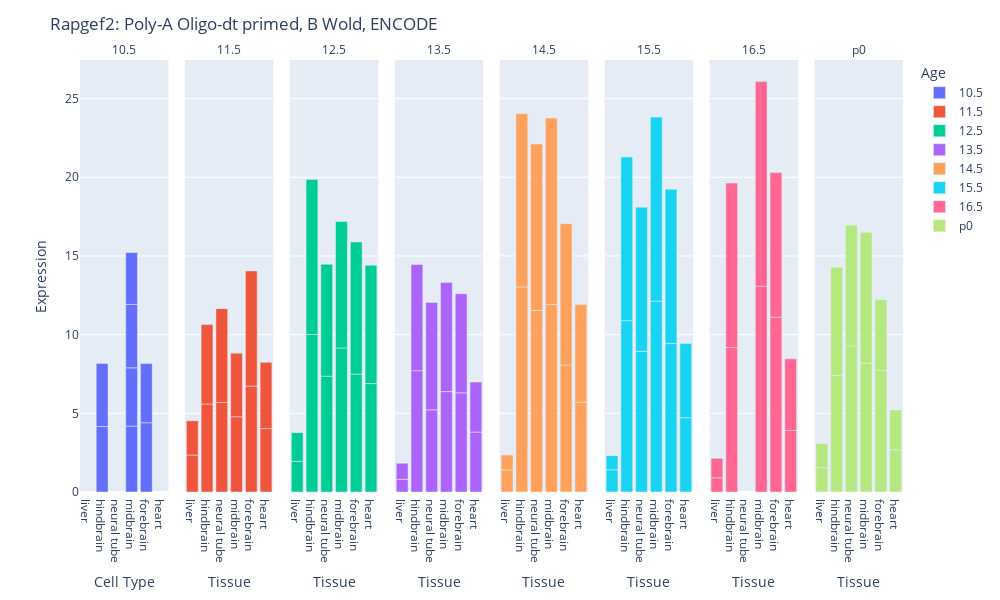
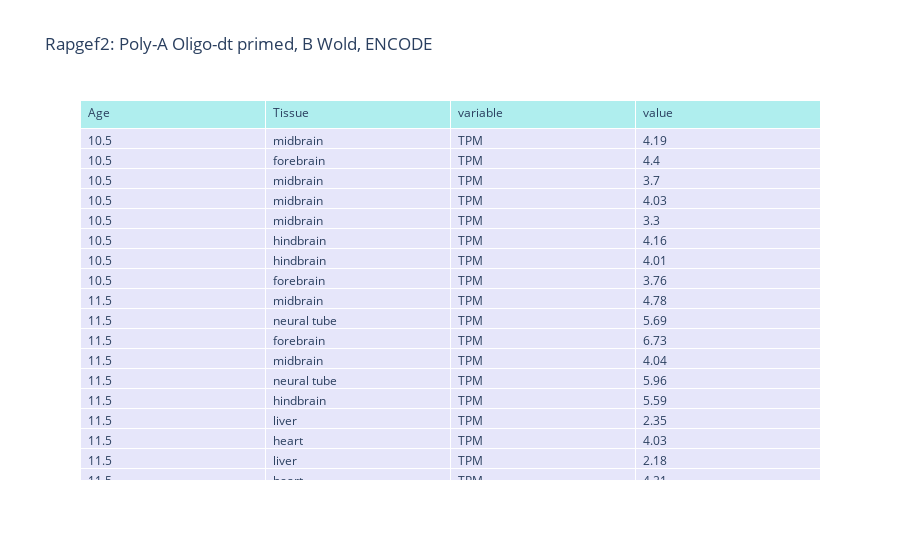

Here is the notebook cell these charts were saved with, in order:
### Code cell
import plotly.express as px
import plotly.graph_objects as go
fig = px.bar(TPM, x="Tissue", y="value", color = "Age", 
                    facet_col = "Age",
             #facet_wrap = 4,
                    width=1000, height=600,
                    #hover_name = "cluster_label",
                    #hover_data = ["higher_cluster", "Cell_Type", "Expression"]
                    )
for a in fig.layout.annotations:
    a.text = a.text.split("=")[1]
fig.update_yaxes(title_text='')
fig.update_layout(
    title="Rapgef2: Poly-A Oligo-dt primed, B Wold, ENCODE",
    xaxis_title="Cell Type",
    yaxis_title="Expression",
xaxis={'categoryorder':'total descending'})

#fig.update_layout(barmode='stack', xaxis={'categoryorder':'category ascending'})


fig.show()

            ## print table
fig2 = go.Figure(data=[go.Table(
    header=dict(values=list(TPM.columns),
                fill_color='paleturquoise',
                align='left'),
    cells=dict(values=[TPM.Age,TPM.Tissue, TPM.variable, TPM.value],
               fill_color='lavender',
               align='left'))
])


fig2.update_layout(title="Rapgef2: Poly-A Oligo-dt primed, B Wold, ENCODE")
fig2.show()

### Figure 1 — Plotly figure (JSON) as saved in the notebook; plotly's stock layout.template omitted (floating-point values rounded to 4 significant figures)
{"data": [{"alignmentgroup": "True", "hovertemplate": "Age=10.5<br>Tissue=%{x}<br>value=%{y}<extra></extra>", "legendgroup": "10.5", "marker": {"color": "#636efa"}, "name": "10.5", "offsetgroup": "10.5", "orientation": "v", "showlegend": true, "textposition": "auto", "type": "bar", "x": ["midbrain", "forebrain", "midbrain", "midbrain", "midbrain", "hindbrain", "hindbrain", "forebrain"], "xaxis": "x", "y": [4.19, 4.4, 3.7, 4.03, 3.3, 4.16, 4.01, 3.76], "yaxis": "y"}, {"alignmentgroup": "True", "hovertemplate": "Age=11.5<br>Tissue=%{x}<br>value=%{y}<extra></extra>", "legendgroup": "11.5", "marker": {"color": "#EF553B"}, "name": "11.5", "offsetgroup": "11.5", "orientation": "v", "showlegend": true, "textposition": "auto", "type": "bar", "x": ["midbrain", "neural tube", "forebrain", "midbrain", "neural tube", "hindbrain", "liver", "heart", "liver", "heart", "hindbrain", "forebrain"], "xaxis": "x2", "y": [4.78, 5.69, 6.73, 4.04, 5.96, 5.59, 2.35, 4.03, 2.18, 4.21, 5.05, 7.32], "yaxis": "y2"}, {"alignmentgroup": "True", "hovertemplate": "Age=12.5<br>Tissue=%{x}<br>value=%{y}<extra></extra>", "legendgroup": "12.5", "marker": {"color": "#00cc96"}, "name": "12.5", "offsetgroup": "12.5", "orientation": "v", "showlegend": true, "textposition": "auto", "type": "bar", "x": ["heart", "hindbrain", "liver", "liver", "neural tube", "heart", "forebrain", "neural tube", "midbrain", "forebrain", "hindbrain", "midbrain"], "xaxis": "x3", "y": [6.89, 10.01, 1.95, 1.82, 7.36, 7.52, 7.49, 7.11, 9.15, 8.4, 9.85, 8.04], "yaxis": "y3"}, {"alignmentgroup": "True", "hovertemplate": "Age=13.5<br>Tissue=%{x}<br>value=%{y}<extra></extra>", "legendgroup": "13.5", "marker": {"color": "#ab63fa"}, "name": "13.5", "offsetgroup": "13.5", "orientation": "v", "showlegend": true, "textposition": "auto", "type": "bar", "x": ["heart", "liver", "heart", "forebrain", "midbrain", "midbrain", "hindbrain", "neural tube", "liver", "neural tube", "forebrain", "hindbrain"], "xaxis": "x4", "y": [3.81, 0.81, 3.18, 6.3, 6.38, 6.94, 7.71, 5.22, 1.02, 6.83, 6.3, 6.75], "yaxis": "y4"}, {"alignmentgroup": "True", "hovertemplate": "Age=14.5<br>Tissue=%{x}<br>value=%{y}<extra></extra>", "legendgroup": "14.5", "marker": {"color": "#FFA15A"}, "name": "14.5", "offsetgroup": "14.5", "orientation": "v", "showlegend": true, "textposition": "auto", "type": "bar", "x": ["liver", "hindbrain", "forebrain", "heart", "heart", "neural tube", "forebrain", "neural tube", "midbrain", "midbrain", "hindbrain", "liver"], "xaxis": "x5", "y": [1.4, 13.03, 8.07, 5.71, 6.21, 11.54, 8.98, 10.57, 11.91, 11.86, 11.01, 0.95], "yaxis": "y5"}, {"alignmentgroup": "True", "hovertemplate": "Age=15.5<br>Tissue=%{x}<br>value=%{y}<extra></extra>", "legendgroup": "15.5", "marker": {"color": "#19d3f3"}, "name": "15.5", "offsetgroup": "15.5", "orientation": "v", "showlegend": true, "textposition": "auto", "type": "bar", "x": ["heart", "forebrain", "midbrain", "liver", "forebrain", "midbrain", "hindbrain", "liver", "heart", "neural tube", "neural tube", "hindbrain"], "xaxis": "x6", "y": [4.72, 9.43, 12.13, 1.41, 9.81, 11.7, 10.89, 0.9, 4.71, 8.94, 9.16, 10.4], "yaxis": "y6"}, {"alignmentgroup": "True", "hovertemplate": "Age=16.5<br>Tissue=%{x}<br>value=%{y}<extra></extra>", "legendgroup": "16.5", "marker": {"color": "#FF6692"}, "name": "16.5", "offsetgroup": "16.5", "orientation": "v", "showlegend": true, "textposition": "auto", "type": "bar", "x": ["hindbrain", "heart", "liver", "liver", "midbrain", "hindbrain", "heart", "forebrain", "midbrain", "forebrain"], "xaxis": "x7", "y": [9.18, 3.91, 0.9, 1.24, 13.08, 10.45, 4.55, 11.11, 13, 9.19], "yaxis": "y7"}, {"alignmentgroup": "True", "hovertemplate": "Age=p0<br>Tissue=%{x}<br>value=%{y}<extra></extra>", "legendgroup": "p0", "marker": {"color": "#B6E880"}, "name": "p0", "offsetgroup": "p0", "orientation": "v", "showlegend": true, "textposition": "auto", "type": "bar", "x": ["midbrain", "neural tube", "heart", "hindbrain", "liver", "liver", "heart", "forebrain", "neural tube", "midbrain", "hindbrain", "forebrain"], "xaxis": "x8", "y": [8.19, 9.28, 2.68, 7.41, 1.55, 1.53, 2.53, 7.73, 7.68, 8.31, 6.88, 4.49], "yaxis": "y8"}], "layout": {"annotations": [{"font": {}, "showarrow": false, "text": "10.5", "x": 0.05375, "xanchor": "center", "xref": "paper", "y": 1, "yanchor": "bottom", "yref": "paper"}, {"font": {}, "showarrow": false, "text": "11.5", "x": 0.1812, "xanchor": "center", "xref": "paper", "y": 1, "yanchor": "bottom", "yref": "paper"}, {"font": {}, "showarrow": false, "text": "12.5", "x": 0.3087, "xanchor": "center", "xref": "paper", "y": 1, "yanchor": "bottom", "yref": "paper"}, {"font": {}, "showarrow": false, "text": "13.5", "x": 0.4363, "xanchor": "center", "xref": "paper", "y": 1, "yanchor": "bottom", "yref": "paper"}, {"font": {}, "showarrow": false, "text": "14.5", "x": 0.5637, "xanchor": "center", "xref": "paper", "y": 1, "yanchor": "bottom", "yref": "paper"}, {"font": {}, "showarrow": false, "text": "15.5", "x": 0.6912, "xanchor": "center", "xref": "paper", "y": 1, "yanchor": "bottom", "yref": "paper"}, {"font": {}, "showarrow": false, "text": "16.5", "x": 0.8188, "xanchor": "center", "xref": "paper", "y": 1, "yanchor": "bottom", "yref": "paper"}, {"font": {}, "showarrow": false, "text": "p0", "x": 0.9463, "xanchor": "center", "xref": "paper", "y": 1, "yanchor": "bottom", "yref": "paper"}], "barmode": "relative", "height": 600, "legend": {"title": {"text": "Age"}, "tracegroupgap": 0}, "margin": {"t": 60}, "title": {"text": "Rapgef2: Poly-A Oligo-dt primed, B Wold, ENCODE"}, "width": 1000, "xaxis": {"anchor": "y", "categoryorder": "total descending", "domain": [0, 0.1075], "title": {"text": "Cell Type"}}, "xaxis2": {"anchor": "y2", "domain": [0.1275, 0.235], "matches": "x", "title": {"text": "Tissue"}}, "xaxis3": {"anchor": "y3", "domain": [0.255, 0.3625], "matches": "x", "title": {"text": "Tissue"}}, "xaxis4": {"anchor": "y4", "domain": [0.3825, 0.49], "matches": "x", "title": {"text": "Tissue"}}, "xaxis5": {"anchor": "y5", "domain": [0.51, 0.6175], "matches": "x", "title": {"text": "Tissue"}}, "xaxis6": {"anchor": "y6", "domain": [0.6375, 0.745], "matches": "x", "title": {"text": "Tissue"}}, "xaxis7": {"anchor": "y7", "domain": [0.765, 0.8725], "matches": "x", "title": {"text": "Tissue"}}, "xaxis8": {"anchor": "y8", "domain": [0.8925, 1], "matches": "x", "title": {"text": "Tissue"}}, "yaxis": {"anchor": "x", "domain": [0, 1], "title": {"text": "Expression"}}, "yaxis2": {"anchor": "x2", "domain": [0, 1], "matches": "y", "showticklabels": false, "title": {"text": ""}}, "yaxis3": {"anchor": "x3", "domain": [0, 1], "matches": "y", "showticklabels": false, "title": {"text": ""}}, "yaxis4": {"anchor": "x4", "domain": [0, 1], "matches": "y", "showticklabels": false, "title": {"text": ""}}, "yaxis5": {"anchor": "x5", "domain": [0, 1], "matches": "y", "showticklabels": false, "title": {"text": ""}}, "yaxis6": {"anchor": "x6", "domain": [0, 1], "matches": "y", "showticklabels": false, "title": {"text": ""}}, "yaxis7": {"anchor": "x7", "domain": [0, 1], "matches": "y", "showticklabels": false, "title": {"text": ""}}, "yaxis8": {"anchor": "x8", "domain": [0, 1], "matches": "y", "showticklabels": false, "title": {"text": ""}}}}

### Figure 2 — Plotly figure (JSON) as saved in the notebook; plotly's stock layout.template omitted (floating-point values rounded to 4 significant figures; data arrays with more than 128 entries replaced by an {"elided": "..."} marker saying what was removed)
{"data": [{"cells": {"align": "left", "fill": {"color": "lavender"}, "values": {"elided": "4x90 mixed values"}}, "header": {"align": "left", "fill": {"color": "paleturquoise"}, "values": ["Age", "Tissue", "variable", "value"]}, "type": "table"}], "layout": {"title": {"text": "Rapgef2: Poly-A Oligo-dt primed, B Wold, ENCODE"}}}
